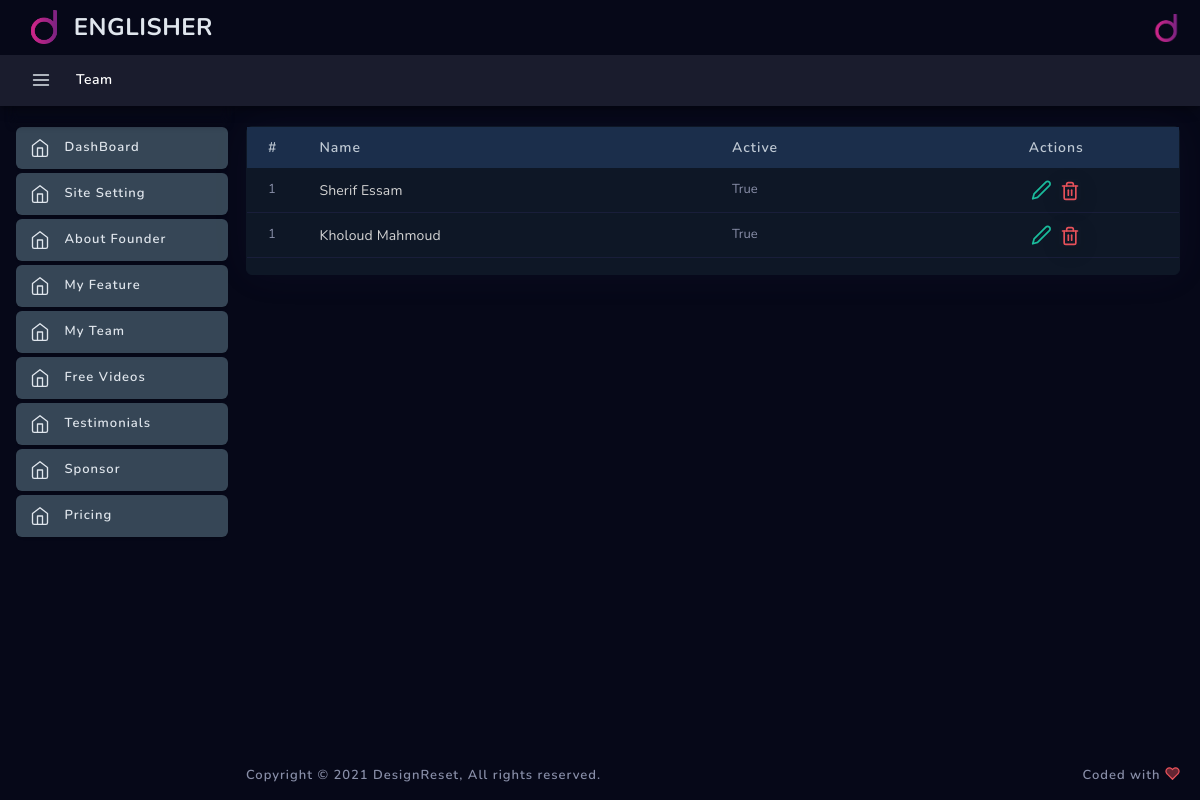
Page /dashboard/team/list/ (signed in) on the committed database.
### englisher/models.py (models this page shows)
class Team(models.Model):
    name = models.CharField(max_length=250)
    image = models.ImageField(upload_to="images/team/")
    jop = models.CharField(max_length=250, blank=True, null=True)
    about = models.TextField()
    facebook_link = models.URLField(blank=True, null=True)
    twitter_link = models.URLField(blank=True, null=True)
    linkedin_link = models.URLField(blank=True, null=True)
    active = models.BooleanField(default=False)
    created = models.DateTimeField(auto_now_add=True)
    updated = models.DateTimeField(auto_now=True)
    def __str__(self):
        return self.name

### englisher/dashbord/team/views.py (the view)
# urls.py: path("team/list/", TeamListView.as_view(), name="team-list"),
class TeamListView(TeamMixin, ListView):
    template_name = "dashboard/dash_template/team/list.html"
    permission_required = "englisher.view_team"

### templates/dashboard/dash_template/team/list.html (shortened to what this page needs)
{% extends 'dashboard/base.html' %}
{% load static %}
{% block pagelevelcss %}
<link rel="stylesheet" type="text/css" href="{% static 'dashboard/plugins/table/datatable/datatables.css' %}">
<link rel="stylesheet" type="text/css" href="{% static 'dashboard/plugins/table/datatable/dt-global_style.css' %}">
<link rel="stylesheet" type="text/css" href="{% static 'dashboard/assets/css/forms/theme-checkbox-radio.css' %}">
<link href="{% static 'dashboard/assets/css/apps/invoice-list.css' %}" rel="stylesheet" type="text/css" />
<link href="{% static 'dashboard/assets/css/tables/table-basic.css' %}" rel="stylesheet" type="text/css" />
{% endblock pagelevelcss %}
{% block breadcrumb %}
<li class="breadcrumb-item active" aria-current="page"><span>Team</span></li>
{% endblock breadcrumb %}
{% block content %}
<div class="row layout-top-spacing">
    <div class="col-xl-12 col-lg-12 col-sm-12 layout-spacing">
        <div class="widget-content widget-content-area br-6">
            <table id="invoice-list" class="table table-hover" style="width:100%">
                <thead>
                    <tr>
                        <th class="checkbox-column" style="width: 10px;"> # </th>
                        <th>Name</th>
                        <th>Active</th>
                        <th class="text-center">Actions</th>
                    </tr>
                </thead>
                <tbody>
                    {% for team in object_list %}
                    <tr>
                        <td class="checkbox-column"> 1 </td>
                        <td>
                            <div class="d-flex">
                                <p class="align-self-center mb-0 user-name">{{team}}</p>
                            </div>
                        </td>
                        <td>{{team.active}}</td>
                        <td class="text-center">
                            <ul class="table-controls">
                                <li><a href="{% url 'team-edit' team.id %}" data-toggle="tooltip" data-placement="top" title="" data-original-title="Edit"><svg xmlns="http://www.w3.org/2000/svg" width="24" height="24" viewBox="0 0 24 24" fill="none" stroke="currentColor" stroke-width="2" stroke-linecap="round" stroke-linejoin="round" class="feather feather-edit-2 text-success"><path d="M17 3a2.828 2.828 0 1 1 4 4L7.5 20.5 2 22l1.5-5.5L17 3z"></path></svg></a></li>
                                <li>
                                    <form action="{% url 'team-delete' team.id %}" method="post">
                                        <button type="submit" class="btn p-0" style="background-color:transparent" >
                                        </button>
                                    </form>
                                </li>
                            </ul>
                        </td>
                    </tr>
                    {% endfor %}
                </tbody>
            </table>
        </div>
    </div>
</div>
{% endblock content %}

### templates/dashboard/base.html (shortened to what this page needs)
{% load static %}
<!DOCTYPE html>
<html lang="en">
<head>
    {% include "dashboard/head.html" %}
    {% block pagelevelcss %}
    {% endblock pagelevelcss %}
</head>
<body>
    <div class="header-container fixed-top">
        <header class="header navbar navbar-expand-sm">
            <ul class="navbar-item theme-brand flex-row  text-center">
                <li class="nav-item theme-logo">
                    <a href="index.html">
                        <img src="{% static 'dashboard/assets/img/LetterdSqure.png' %}" class="navbar-logo" alt="logo">
                    </a>
                </li>
                <li class="nav-item theme-text">
                    <a href="" class="nav-link">ENGLISHER</a>
                </li>
            </ul>
            <ul class="navbar-item flex-row ml-md-auto">
                <li class="nav-item dropdown user-profile-dropdown">
                    <a href="javascript:void(0);" class="nav-link dropdown-toggle user" id="userProfileDropdown" data-toggle="dropdown" aria-haspopup="true" aria-expanded="true">
                        <img src="{% static 'dashboard/assets/img/LetterdSqure.png' %}" alt="avatar">
                    </a>
                </li>
            </ul>
        </header>
    </div>
    <div class="sub-header-container">
        <header class="header navbar navbar-expand-sm">
            <a href="javascript:void(0);" class="sidebarCollapse" data-placement="bottom"></a>
            <ul class="navbar-nav flex-row">
                <li>
                    <div class="page-header">
                        <nav class="breadcrumb-one" aria-label="breadcrumb">
                            <ol class="breadcrumb">
                                {% block breadcrumb %}
                                {% endblock breadcrumb %}
                            </ol>
                        </nav>
                    </div>
                </li>
            </ul>
        </header>
    </div>
    <div class="main-container" id="container">
        <div class="sidebar-wrapper sidebar-theme">
            <nav id="sidebar">
                <div class="shadow-bottom"></div>
                <ul class="list-unstyled menu-categories" id="accordionExample">
                    <li class="menu">
                        <a href="" data-active="true"  aria-expanded="true" class="dropdown-toggle">
                            <div class="">
                                <span>DashBoard</span>
                            </div>
                        </a>
                    </li>
                    {% if 'englisher.view_siteconfiguration' in perms %}
                    <li class="menu">
                        <a href="{% url 'site-edit' 1 %}" data-active="true"  aria-expanded="true" class="dropdown-toggle">
                            <div class="">
                                <span>Site Setting</span>
                            </div>
                        </a>
                    </li>
                    {% endif %}
                    {% if 'englisher.view_aboutfounder' in perms %}
                    <li class="menu">
                        <a href="{% url 'about-edit' 1 %}" data-active="true"  aria-expanded="true" class="dropdown-toggle">
                            <div class="">
                                <span>About Founder</span>
                            </div>
                        </a>
                    </li>
                    {% endif %}
                    {% if 'englisher.view_foundrfeature' in perms %}
                    <li class="menu">
                        <a href="{% url 'foundrfeature-list' %}" data-active="true"  aria-expanded="true" class="dropdown-toggle">
                            <div class="">
                                <span>My Feature</span>
                            </div>
                        </a>
                    </li>
                    {% endif %}
                    {% if 'englisher.team' in perms %}
                    <li class="menu">
                        <a href="{% url 'team-list' %}" data-active="true"  aria-expanded="true" class="dropdown-toggle">
                            <div class="">
                                <span>My Team</span>
                            </div>
                        </a>
                    </li>
                    {% endif %}
                    {% if 'englisher.view_freevideo' in perms %}
                    <li class="menu">
                        <a href="{% url 'freevideo-list' %}" data-active="true"  aria-expanded="true" class="dropdown-toggle">
                            <div class="">
                                <span>Free Videos</span>
                            </div>
                        </a>
                    </li>
                    {% endif %}
                    {% if 'englisher.view_testimonials' in perms %}
                    <li class="menu">
                        <a href="{% url 'testimonials-list' %}" data-active="true"  aria-expanded="true" class="dropdown-toggle">
                            <div class="">
                                <span>Testimonials</span>
                            </div>
                        </a>
                    </li>
                    {% endif %}
                    {% if 'englisher.view_sponsor' in perms %}
                    <li class="menu">
                        <a href="{% url 'sponsor-list' %}" data-active="true"  aria-expanded="true" class="dropdown-toggle">
                            <div class="">
                                <span>Sponsor</span>
                            </div>
                        </a>
                    </li>
                    {% endif %}
                    {% if 'englisher.view_pricing' in perms %}
                    <li class="menu">
                        <a href="{% url 'pricing-list' %}" data-active="true"  aria-expanded="true" class="dropdown-toggle">
                            <div class="">
                                <span>Pricing</span>
                            </div>
                        </a>
                    </li>
                    {% endif %}
                </ul>
            </nav>
        </div>
        <div id="content" class="main-content">
            <div class="layout-px-spacing">
                {% block content %}{% endblock content %}
            </div>
            <div class="footer-wrapper">
                <div class="footer-section f-section-1">
                    <p class="">Copyright © 2021 <a target="_blank" href="https://designreset.com">DesignReset</a>, All rights reserved.</p>
                </div>
                <div class="footer-section f-section-2">
                    <p class="">Coded with </p>
                </div>
            </div>
        </div>
    </div>
</body>
</html>

### templates/dashboard/head.html (shortened to what this page needs)
{% load static %}
<link href="{% static 'dashboard/assets/css/loader.css' %}" rel="stylesheet" type="text/css" />
<link href="{% static 'dashboard/bootstrap/css/bootstrap.min.css' %}" rel="stylesheet" type="text/css" />
<link href="{% static 'dashboard/assets/css/plugins.css' %}" rel="stylesheet" type="text/css" />
<link href="{% static 'dashboard/plugins/perfect-scrollbar/perfect-scrollbar.css' %}" rel="stylesheet" type="text/css">
<link href="{% static 'dashboard/plugins/apex/apexcharts.css' %}" rel="stylesheet" type="text/css">
<link href="{% static 'dashboard/assets/css/dashboard/dash_1.css' %}" rel="stylesheet" type="text/css" />

### templates/dashboard/foot.html (shortened to what this page needs)
{% load static %}

### englisher/static/dashboard/assets/css/dashboard/dash_1.css (style rules this page uses)
.layout-spacing { padding-bottom: 25px; }

### englisher/static/dashboard/assets/css/apps/invoice-list.css (style rules this page uses)
.widget-content-area, .dataTables_wrapper { padding: 0; }
.table > thead { border-top: none; border-bottom: none; }
.table > thead > tr > th { text-transform: initial; font-weight: 600; border-top: none; border-right: none; border-left: none; padding-top: 0; padding-bottom: 0; padding-left: 0; -webkit-transition: all 0.1s ease; transition: all 0.1s ease; padding: 10px 21px 10px 21px; font-weight: 600; font-size: 14px; letter-spacing: 1px; white-space: nowrap; }
.table > thead > tr > th:first-child:before, .table > thead > tr > th:first-child:after { display: none; }
.table > thead > tr > th:last-child:before, .table > thead > tr > th:last-child:after { display: none; }
.table > tbody:before { display: none; }
.table > tbody > tr > td { padding: 0; padding: 10px 21px 10px 21px; letter-spacing: normal; white-space: nowrap; }
.table > tbody > tr > td:first-child { border-top-left-radius: 6px; }
.table > tbody > tr > td .user-name { color: #d3d3d3; font-size: 14px; letter-spacing: .14px; margin-bottom: 0; overflow: hidden; text-align: left; text-overflow: ellipsis; white-space: nowrap; word-wrap: break-word; }

### englisher/static/dashboard/assets/css/tables/table-basic.css (style rules this page uses)
.table-controls { padding: 0; margin: 0; list-style: none; }
.table-controls > li { display: inline-block; margin: 0 2px; line-height: 1; }
.table-controls > li > a { display: inline-block; }

### englisher/static/dashboard/assets/css/main.css (style rules this page uses)
html { min-height: 100%; }
body { color: #888ea8; height: 100%; font-size: 0.875rem; background: #f1f2f3; overflow-x: hidden; overflow-y: auto; letter-spacing: 0.0312rem; font-family: 'Nunito', sans-serif; }
p { margin-top: 0; margin-bottom: 0.625rem; color: #515365; }
a { color: #e0e6ed; outline: none; }
.dropdown-toggle:after, .dropup .dropdown-toggle::after, .dropright .dropdown-toggle::after, .dropleft .dropdown-toggle::before { display: none; }
.btn { padding: 0.4375rem 1.25rem; text-shadow: none; font-size: 14px; color: #3b3f5c; font-weight: normal; white-space: normal; word-wrap: break-word; transition: .2s ease-out; touch-action: manipulation; cursor: pointer; background-color: #f1f2f3; box-shadow: 0px 5px 20px 0 rgba(0, 0, 0, 0.1); will-change: opacity, transform; transition: all 0.3s ease-out; -webkit-transition: all 0.3s ease-out; }
.btn svg { width: 20px; height: 20px; vertical-align: bottom; }
.table > tbody > tr > td { vertical-align: middle; color: #515365; font-size: 13px; letter-spacing: 1px; }
.table > thead > tr > th { color: #4361ee; font-weight: 700; font-size: 13px; letter-spacing: 1px; text-transform: uppercase; }
.table thead th { vertical-align: bottom; border-bottom: none; }
.table-controls > li > a svg { color: #25d5e4; }
.table-controls > li > a svg { color: #888ea8; width: 21px; }
.table { background-color: #0e1726; }
.table > thead > tr > th { color: #d3d3d3; }
.table > tbody > tr > td { color: #bfc9d4; }
.table.table-hover tbody tr { background-color: #060818; }
.table td, .table th, .table thead th { border-color: #191e3a !important; }
.br-6 { border-radius: 6px !important; }
.text-success { color: #1abc9c !important; }
.text-danger { color: #e7515a !important; }

### rows in the picture
Team: name "Sherif Essam", active "True"
Team: name "Kholoud Mahmoud", active "True"
